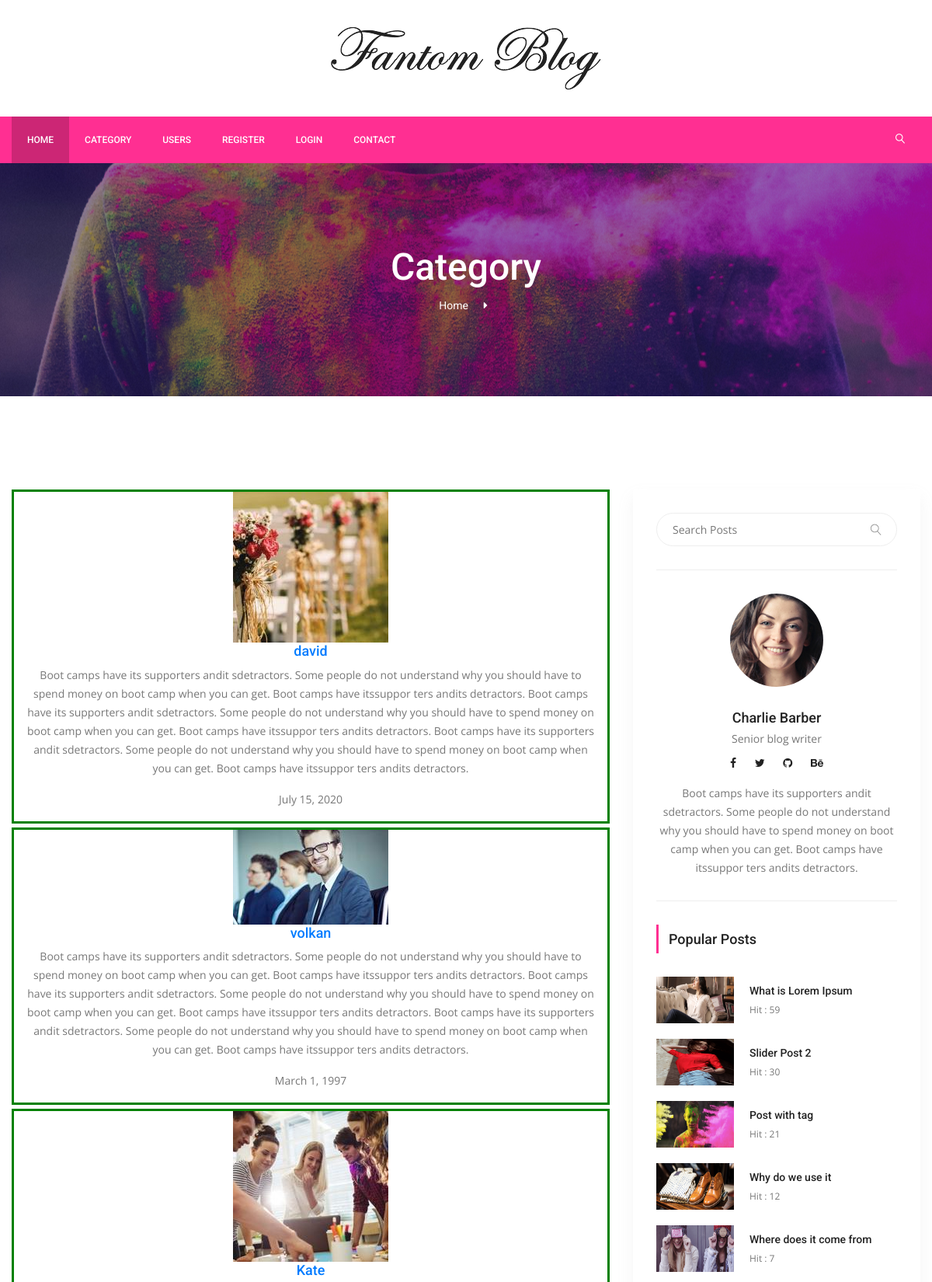
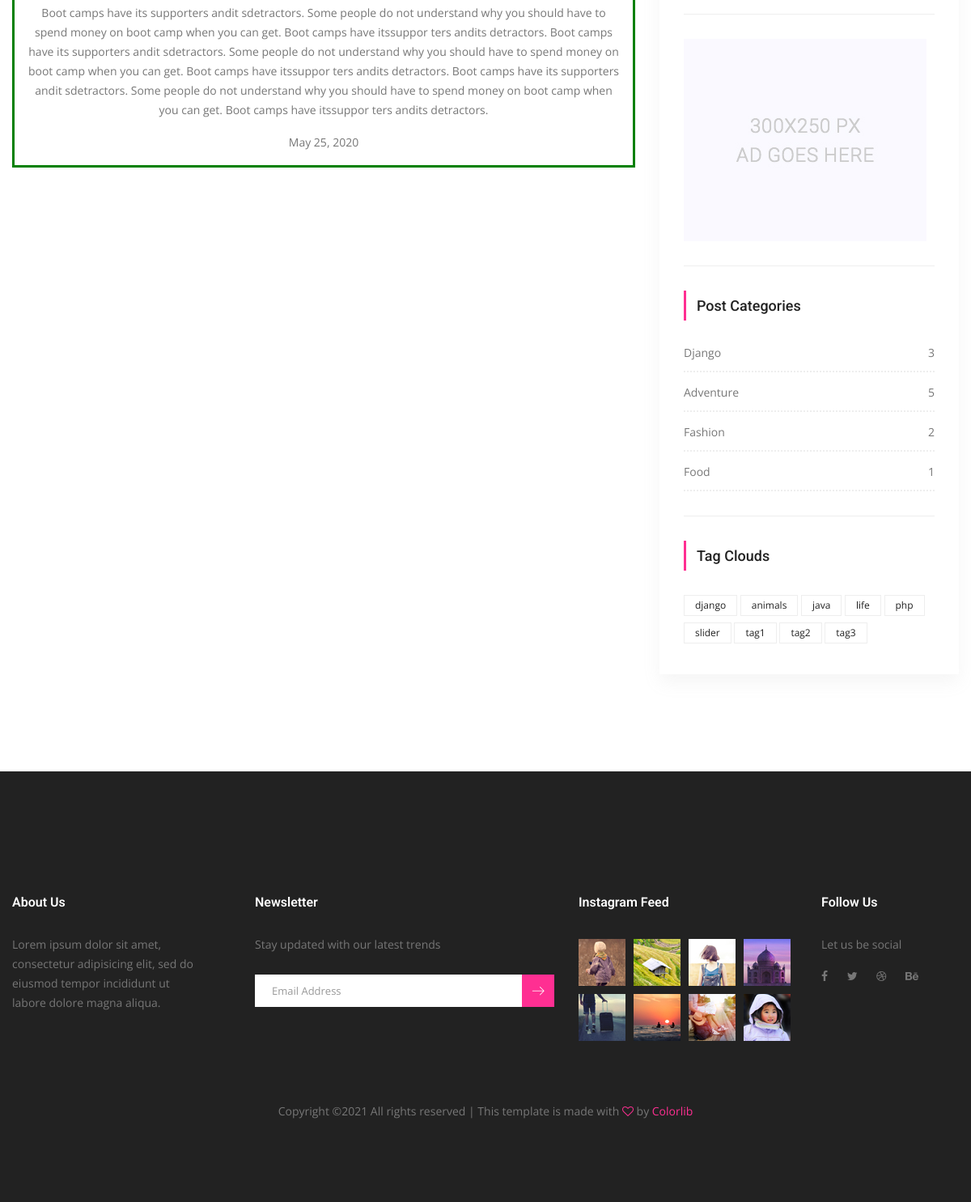
/users/, run on the app's committed database (2 pictures, top to bottom).
### users/models.py (models this page shows, shortened)
class UserProfile(models.Model):
    user = models.OneToOneField(settings.AUTH_USER_MODEL,on_delete=models.CASCADE)
    birth_day = models.DateField(null=True,blank=True)
    bio = models.TextField(max_length=1000,blank=True)
    image = models.ImageField(blank=True,null=True,default='users/author.png',upload_to='users')
    slug = models.SlugField(editable=False)

### posts/models.py (models this page shows, shortened)
class Post(models.Model):
    title = models.CharField(max_length=150)
    content = models.TextField()
    publishing_date = models.DateTimeField(auto_now_add=True)
    image = models.ImageField(blank=True,null=True,upload_to='uploads/')
    user = models.ForeignKey(settings.AUTH_USER_MODEL,on_delete=models.CASCADE)
    slug = models.SlugField(default="slug",editable=False)
    category = models.ForeignKey(Category,on_delete=models.CASCADE,default=1,related_name="posts")
    tag = models.ManyToManyField(Tag,related_name="posts",blank=True)
    slider_post = models.BooleanField(default=False)
    hit = models.PositiveIntegerField(default=0)

class Category(models.Model):
    title = models.CharField(max_length=150)
    slug = models.SlugField(editable=False)
    def post_count(self):
        return self.posts.all().count()

class Tag(models.Model):
    title = models.CharField(max_length=50)
    slug = models.SlugField(editable=False)
    def __str__(self):
        return self.title

### users/views.py (the view)
# urls.py: path('',UserListView.as_view(),name="user_list"),
class UserListView(ListView):
    template_name = 'users/user-list.html'
    model = UserProfile
    context_object_name = 'profiles'
    paginate_by = 5
    def get_context_data(self, **kwargs):
        context = super(UserListView, self).get_context_data(**kwargs)
        return context

### posts/templatetags/custom_tags.py (called while the page is built)
@register.simple_tag(name="categories")
def all_categories():
    return Category.objects.all()

@register.simple_tag(name="tags")
def all_tags():
    return Tag.objects.all()

@register.simple_tag(name="hit_posts")
def hit_posts():
    return Post.objects.order_by('-hit')[:5]

### templates/users/user-list.html (shortened to what this page needs)
{% extends 'base.html' %}
{% load static %}
{% block content %}
        <section class="banner_area">
            <div class="banner_inner d-flex align-items-center">
            	<div class="overlay bg-parallax" data-stellar-ratio="0.9" data-stellar-vertical-offset="0" data-background=""></div>
				<div class="container">
					<div class="banner_content text-center">
						<h2>Category</h2>
						<div class="page_link">
							<a href="{% url 'index' %}">Home</a>
						</div>
					</div>
				</div>
            </div>
        </section>
        <section class="blog_area p_120">
            <div class="container">
                <div class="row">
                    <div class="col-lg-8">
                        <div class="blog_left_sidebar" style="text-align:center">
							{% for profile in profiles %}
                            <div class="container" style="border-style:solid;border-width;2px;border-color:green;margin-bottom:5px">
                                <img src="{{ profile.image.url }}">
                                <a href="{% url 'users:user_posts' pk=profile.user.pk %}"> <h4>{{ profile.user.username }}</h4></a>
                                <p>{{ profile.bio }}</p>
                                <p>{{ profile.birth_day }}</p>
                            </div>
							{% endfor %}
                        </div>
                    </div>
                    {% include 'right_side.html' %}
                </div>
            </div>
        </section>
       {% endblock %}

### templates/base.html (shortened to what this page needs)
{% load static %}
{% load custom_tags %}
<!doctype html>
<html lang="en">
    <head>
        <link rel="stylesheet" href="{% static "css/bootstrap.css" %}">
        <link rel="stylesheet" href="{% static "vendors/linericon/style.css" %}">
        <link rel="stylesheet" href="{% static "css/font-awesome.min.css" %}">
        <link rel="stylesheet" href="{% static "vendors/owl-carousel/owl.carousel.min.css" %}">
        <link rel="stylesheet" href="{% static "vendors/lightbox/simpleLightbox.css" %}">
        <link rel="stylesheet" href="{% static "vendors/nice-select/css/nice-select.css" %}">
        <link rel="stylesheet" href="{% static "vendors/animate-css/animate.css" %}">
        <link rel="stylesheet" href="{% static "vendors/jquery-ui/jquery-ui.css" %}">
        <link rel="stylesheet" href="{% static "css/style.css" %}">
        <link rel="stylesheet" href="{% static "css/responsive.css" %}">
    </head>
    <body>
        <header class="header_area">
            <div class="logo_part">
            	<div class="container">
            		<a class="logo" href="{% url 'index' %}"><img src="{% static "img/logo.png" %}" alt=""></a>
            	</div>
            </div>
			<div class="main_menu">
				<nav class="navbar navbar-expand-lg navbar-light">
					<div class="container">
						<div class="collapse navbar-collapse offset" id="navbarSupportedContent">
							<ul class="nav navbar-nav menu_nav">
								<li class="nav-item active"><a class="nav-link" href="{% url 'index' %}">Home</a></li>
								<li class="nav-item submenu dropdown">
									<a href="#" class="nav-link dropdown-toggle" data-toggle="dropdown" role="button" aria-haspopup="true" aria-expanded="false">Category</a>
                                    {% categories as categories %}
								</li>
                                 <li class="nav-item"><a class="nav-link" href="{% url 'users:user_list' %}">Users</a></li>
								{% if user.is_authenticated %}
                                <li class="nav-item submenu dropdown">
									<a href="#" class="nav-link dropdown-toggle" data-toggle="dropdown" role="button" aria-haspopup="true" aria-expanded="false">{{ user.username }}</a>
									<ul class="dropdown-menu">
										<li class="nav-item"><a class="nav-link" href="{% url 'create_post' %}">Add Post</a></li>
										<li class="nav-item"><a class="nav-link" href="{% url 'users:password_change' %}">Change Password</a></li>
										<li class="nav-item"><a class="nav-link" href="{% url 'users:myprofile' %}">My Profile</a></li>
										<li class="nav-item"><a class="nav-link" href="{% url 'users:logout' %}">Logout</a></li>
									</ul>
								</li>
                                {% else %}
								<li class="nav-item"><a class="nav-link" href="{% url 'users:register' %}">Register</a></li>
								<li class="nav-item"><a class="nav-link" href="{% url 'users:login' %}">Login</a></li>
                                {% endif %}
                                <li class="nav-item"><a class="nav-link" href="contact.html">Contact</a></li>
							</ul>
							<ul class="nav navbar-nav navbar-right ml-auto">
								<li class="nav-item"><a href="#" class="search"><i class="lnr lnr-magnifier"></i></a></li>
							</ul>
						</div>
					</div>
				</nav>
			</div>
        </header>
    {% block content %}
    {% endblock %}
        <footer class="footer-area">
            <div class="container">
                <div class="row">
                    <div class="col-lg-3  col-md-6 col-sm-6">
                        <div class="single-footer-widget">
                            <h6 class="footer_title">About Us</h6>
                            <p>Lorem ipsum dolor sit amet, consectetur adipisicing elit, sed do eiusmod tempor incididunt ut labore dolore magna aliqua.</p>
                        </div>
                    </div>
                    <div class="col-lg-4 col-md-6 col-sm-6">
                        <div class="single-footer-widget">
                            <h6 class="footer_title">Newsletter</h6>
                            <p>Stay updated with our latest trends</p>
                            <div id="mc_embed_signup">
                                <form target="_blank" action="https://spondonit.us12.list-manage.com/subscribe/post?u=1462626880ade1ac87bd9c93a&amp;id=92a4423d01" method="get" class="subscribe_form relative">
                                    <div class="input-group d-flex flex-row">
                                        <input name="EMAIL" placeholder="Email Address" onfocus="this.placeholder = ''" onblur="this.placeholder = 'Email Address '" required="" type="email">
                                        <button class="btn sub-btn"><span class="lnr lnr-arrow-right"></span></button>
                                    </div>
                                </form>
                            </div>
                        </div>
                    </div>
                    <div class="col-lg-3 col-md-6 col-sm-6">
                        <div class="single-footer-widget instafeed">
                            <h6 class="footer_title">Instagram Feed</h6>
                            <ul class="list instafeed d-flex flex-wrap">
                                <li><img src="{% static "img/instagram/Image-01.jpg" %}" alt=""></li>
                                <li><img src="{% static "img/instagram/Image-02.jpg" %}" alt=""></li>
                                <li><img src="{% static "img/instagram/Image-03.jpg" %}" alt=""></li>
                                <li><img src="{% static "img/instagram/Image-04.jpg" %}" alt=""></li>
                                <li><img src="{% static "img/instagram/Image-05.jpg" %}" alt=""></li>
                                <li><img src="{% static "img/instagram/Image-06.jpg" %}" alt=""></li>
                                <li><img src="{% static "img/instagram/Image-07.jpg" %}" alt=""></li>
                                <li><img src="{% static "img/instagram/Image-08.jpg" %}" alt=""></li>
                            </ul>
                        </div>
                    </div>
                    <div class="col-lg-2 col-md-6 col-sm-6">
                        <div class="single-footer-widget f_social_wd">
                            <h6 class="footer_title">Follow Us</h6>
                            <p>Let us be social</p>
                            <div class="f_social">
                            	<a href="#"><i class="fa fa-facebook"></i></a>
								<a href="#"><i class="fa fa-twitter"></i></a>
								<a href="#"><i class="fa fa-dribbble"></i></a>
								<a href="#"><i class="fa fa-behance"></i></a>
                            </div>
                        </div>
                    </div>
                </div>
                <div class="row footer-bottom d-flex justify-content-between align-items-center">
                    <p class="col-lg-12 footer-text text-center">
Copyright &copy;<script>document.write(new Date().getFullYear());</script> All rights reserved | This template is made with <i class="fa fa-heart-o" aria-hidden="true"></i> by <a href="https://colorlib.com" target="_blank">Colorlib</a>
</p>
                </div>
            </div>
        </footer>
    </body>
</html>

### templates/right_side.html
{% load static %}
{% load custom_tags %}
<div class="col-lg-4">
                        <div class="blog_right_sidebar">
                            <aside class="single_sidebar_widget search_widget">
                                <form action="{% url 'search' %}" method="get">
                                <div class="input-group">
                                    <input type="text" class="form-control" placeholder="Search Posts" name="q">
                                    <span class="input-group-btn">
                                        <button class="btn btn-default" type="button"><i class="lnr lnr-magnifier"></i></button>
                                    </span>
                                </div></form>
                                <div class="br"></div>
                            </aside>
                            <aside class="single_sidebar_widget author_widget">
                                <img class="author_img rounded-circle" src="{% static "img/blog/author.png" %}" alt="">
                                <h4>Charlie Barber</h4>
                                <p>Senior blog writer</p>
                                <div class="social_icon">
                                    <a href="#"><i class="fa fa-facebook"></i></a>
                                    <a href="#"><i class="fa fa-twitter"></i></a>
                                    <a href="#"><i class="fa fa-github"></i></a>
                                    <a href="#"><i class="fa fa-behance"></i></a>
                                </div>
                                <p>Boot camps have its supporters andit sdetractors. Some people do not understand why you should have to spend money on boot camp when you can get. Boot camps have itssuppor ters andits detractors.</p>
                                <div class="br"></div>
                            </aside>
                            <aside class="single_sidebar_widget popular_post_widget">
                                <h3 class="widget_title">Popular Posts</h3>
                                {% hit_posts as posts %}
                                {% for post in posts %}
                                <div class="media post_item">
                                    <img src="{{ post.image.url }}" alt="post" style="width:100px;height:60px">
                                    <div class="media-body">
                                        <a href="{% url 'detail' post.pk post.slug %}"><h3>{{ post.title }}</h3></a>
                                        <p>Hit : {{ post.hit }}</p>
                                    </div>
                                </div>
                                {% endfor %}
                                <div class="br"></div>
                            </aside>
                            <aside class="single_sidebar_widget">
                                <a href="#"><img class="img-fluid" src="{% static "img/blog/add.jpg" %}" alt=""></a>
                                <div class="br"></div>
                            </aside>
                            <aside class="single_sidebar_widget post_category_widget">
                                <h4 class="widget_title">Post Categories</h4>
                                <ul class="list cat-list">
                                    {% categories as categories %}
                                    {% for category in categories %}
                                    <li>
                                        <a href="{% url 'category_detail' pk=category.id slug=category.slug %}" class="d-flex justify-content-between">
                                            <p>{{ category.title }}</p>
                                            <p>{{ category.post_count }}</p>
                                        </a>
                                    </li>
                                    {% endfor %}
                                </ul>
                                <div class="br"></div>
                            </aside>
                            <aside class="single-sidebar-widget tag_cloud_widget">
                                <h4 class="widget_title">Tag Clouds</h4>
                                <ul class="list">
                                    {% tags as labels %}
                                    {% for label in labels %}
                                    <li><a href="{% url 'tag_detail' label.slug %}">{{ label }}</a></li>
                                    {% endfor %}
                                </ul>
                            </aside>
                        </div>
                    </div>

### static/css/responsive.css (style rules this page uses)
@media (max-width:1619px) { .header_area .navbar .search { margin-left: 40px; } }

### data on the page
UserProfile: image (picture), user.username "david", bio "Boot camps have its supporters andit sdetractors. Some people do not understand why you should have to spend money on boot camp when you can get. Boot camps have itssuppor ters andits detractors. Boot camps have its supporters andit sdetractors. Some people do not understand why you should have to spend money on boot camp when you can get. Boot camps have itssuppor ters andits detractors. Boot camps have its supporters andit sdetractors. Some people do not understand why you should have to spend money on boot camp when you can get. Boot camps have itssuppor ters andits detractors.", birth_day "July 15, 2020"
UserProfile: image (picture), user.username "volkan", bio "Boot camps have its supporters andit sdetractors. Some people do not understand why you should have to spend money on boot camp when you can get. Boot camps have itssuppor ters andits detractors. Boot camps have its supporters andit sdetractors. Some people do not understand why you should have to spend money on boot camp when you can get. Boot camps have itssuppor ters andits detractors. Boot camps have its supporters andit sdetractors. Some people do not understand why you should have to spend money on boot camp when you can get. Boot camps have itssuppor ters andits detractors.", birth_day "March 1, 1997"
UserProfile: image (picture), user.username "Kate", bio "Boot camps have its supporters andit sdetractors. Some people do not understand why you should have to spend money on boot camp when you can get. Boot camps have itssuppor ters andits detractors. Boot camps have its supporters andit sdetractors. Some people do not understand why you should have to spend money on boot camp when you can get. Boot camps have itssuppor ters andits detractors. Boot camps have its supporters andit sdetractors. Some people do not understand why you should have to spend money on boot camp when you can get. Boot camps have itssuppor ters andits detractors.", birth_day "May 25, 2020"
Post: image (picture), title "What is Lorem Ipsum", hit "59"
Post: image (picture), title "Slider Post 2", hit "30"
Post: image (picture), title "Post with tag", hit "21"
Post: image (picture), title "Why do we use it", hit "12"
Post: image (picture), title "Where does it come from", hit "7"
Category: title "Django", post_count "3"
Category: title "Adventure", post_count "5"
Category: title "Fashion", post_count "2"
Category: title "Food", post_count "1"
Tag: title "django"
Tag: title "animals"
Tag: title "java"
Tag: title "life"
Tag: title "php"
Tag: title "slider"
Tag: title "tag1"
Tag: title "tag2"
Tag: title "tag3"
